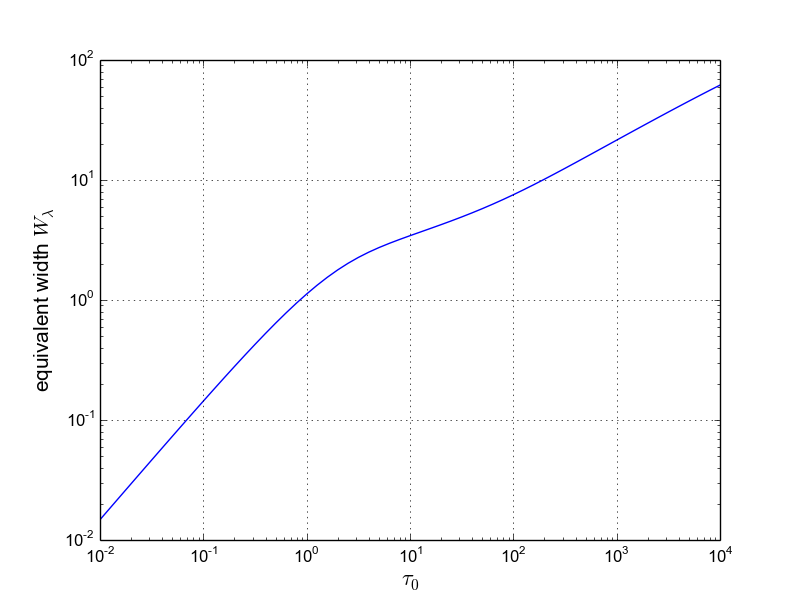

Generate this figure with Python:
from ssa_3_4 import *

u = np.arange(-200,200.4,0.4)
tau0 = np.logspace(-2,4,61)
a = 0.1
eqw = np.zeros(tau0.size)

for i in range(61):
    intensity = profile(a,tau0[i],u)
    reldepth = (intensity[0]-intensity) / intensity[0]
    eqw[i] = sum(reldepth)*0.4

plot(tau0,eqw)
xlabel(r'$\tau_0$',size=16)
ylabel(r'equivalent width $W_{\lambda}$',size=15)
xscale('log')
yscale('log')
grid('on')
savefig('ssa_3_5.png')
show()
